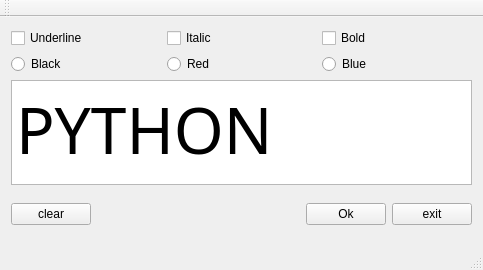
<?xml version="1.0" encoding="UTF-8"?>
<ui version="4.0">
 <class>qt</class>
 <widget class="QMainWindow" name="qt">
  <property name="geometry">
   <rect>
    <x>0</x>
    <y>0</y>
    <width>483</width>
    <height>270</height>
   </rect>
  </property>
  <property name="windowTitle">
   <string>qt</string>
  </property>
  <widget class="QWidget" name="centralWidget">
   <layout class="QVBoxLayout" name="verticalLayout">
    <item>
     <layout class="QHBoxLayout" name="horizontalLayout">
      <item>
       <widget class="QCheckBox" name="Underline">
        <property name="text">
         <string>Underline</string>
        </property>
       </widget>
      </item>
      <item>
       <widget class="QCheckBox" name="Italic">
        <property name="text">
         <string>Italic</string>
        </property>
       </widget>
      </item>
      <item>
       <widget class="QCheckBox" name="Bold">
        <property name="text">
         <string>Bold</string>
        </property>
       </widget>
      </item>
     </layout>
    </item>
    <item>
     <layout class="QHBoxLayout" name="horizontalLayout_2">
      <item>
       <widget class="QRadioButton" name="Black">
        <property name="text">
         <string>Black</string>
        </property>
       </widget>
      </item>
      <item>
       <widget class="QRadioButton" name="Red">
        <property name="text">
         <string>Red</string>
        </property>
       </widget>
      </item>
      <item>
       <widget class="QRadioButton" name="Blue">
        <property name="text">
         <string>Blue</string>
        </property>
       </widget>
      </item>
     </layout>
    </item>
    <item>
     <widget class="QPlainTextEdit" name="plainTextEdit">
      <property name="font">
       <font>
        <family>Bahnschrift Condensed</family>
        <pointsize>48</pointsize>
       </font>
      </property>
      <property name="plainText">
       <string>PYTHON</string>
      </property>
     </widget>
    </item>
    <item>
     <layout class="QHBoxLayout" name="horizontalLayout_3">
      <item>
       <widget class="QPushButton" name="clear">
        <property name="text">
         <string>clear</string>
        </property>
       </widget>
      </item>
      <item>
       <spacer name="horizontalSpacer">
        <property name="orientation">
         <enum>Qt::Horizontal</enum>
        </property>
        <property name="sizeHint" stdset="0">
         <size>
          <width>158</width>
          <height>46</height>
         </size>
        </property>
       </spacer>
      </item>
      <item>
       <widget class="QPushButton" name="Ok">
        <property name="text">
         <string>Ok</string>
        </property>
       </widget>
      </item>
      <item>
       <widget class="QPushButton" name="exit">
        <property name="text">
         <string>exit</string>
        </property>
       </widget>
      </item>
     </layout>
    </item>
   </layout>
  </widget>
  <widget class="QMenuBar" name="menuBar">
   <property name="geometry">
    <rect>
     <x>0</x>
     <y>0</y>
     <width>483</width>
     <height>17</height>
    </rect>
   </property>
  </widget>
  <widget class="QToolBar" name="mainToolBar">
   <attribute name="toolBarArea">
    <enum>TopToolBarArea</enum>
   </attribute>
   <attribute name="toolBarBreak">
    <bool>false</bool>
   </attribute>
  </widget>
  <widget class="QStatusBar" name="statusBar"/>
 </widget>
 <layoutdefault spacing="6" margin="11"/>
 <resources/>
 <connections>
  <connection>
   <sender>exit</sender>
   <signal>clicked()</signal>
   <receiver>qt</receiver>
   <slot>close()</slot>
   <hints>
    <hint type="sourcelabel">
     <x>475</x>
     <y>224</y>
    </hint>
    <hint type="destinationlabel">
     <x>327</x>
     <y>207</y>
    </hint>
   </hints>
  </connection>
  <connection>
   <sender>Ok</sender>
   <signal>clicked()</signal>
   <receiver>qt</receiver>
   <slot>hide()</slot>
   <hints>
    <hint type="sourcelabel">
     <x>345</x>
     <y>216</y>
    </hint>
    <hint type="destinationlabel">
     <x>176</x>
     <y>223</y>
    </hint>
   </hints>
  </connection>
 </connections>
</ui>
